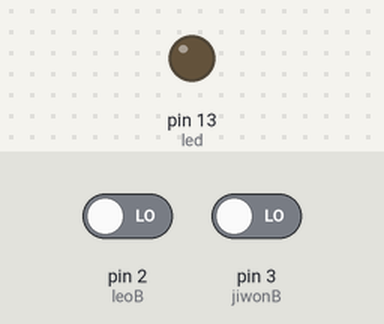
Simulated run of this sketch. Board: Arduino Uno, built with avr-gcc and run on an emulated ATmega328P. On the bench: output pins drawn as LEDs (lit = HIGH). Inputs (shaded band) come from the test bench; at power-on: pin 2 (leoB) LOW, pin 3 (jiwonB) LOW.

Above: at 1.2 s.
1.3 s: pin 2 (leoB) driven HIGH
At 2.2 s:
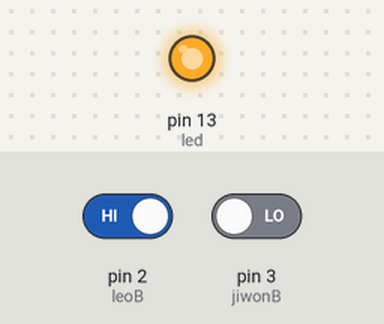
2.8 s: pin 2 (leoB) driven LOW
At 3.4 s:
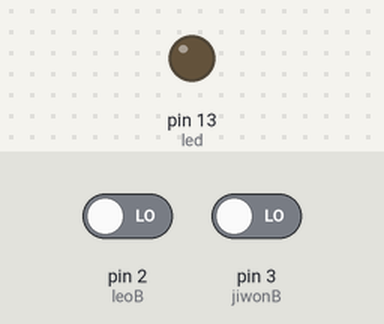
4.3 s: pin 3 (jiwonB) driven HIGH
At 5.7 s:
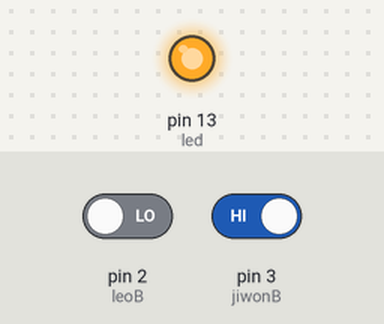
Timing chart, 0 to 7.3 s (numbered marks = the images above; inputs shaded):
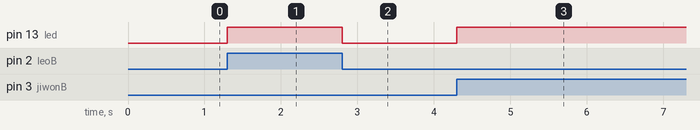

Measured:
- after the input at 1.3 s, pin 13 (led): LOW → HIGH at once
- after the input at 2.8 s, pin 13 (led): HIGH → LOW at once
- after the input at 4.3 s, pin 13 (led): LOW → HIGH at once

The sketch:

_24x.ino
```cpp
String inputString = "";         // a string to hold incoming data
boolean stringComplete = false;  // whether the string is complete

int leoB = 2;
int jiwonB = 3;
int led = 13;

char inChar;

void setup() {
  // initialize serial:
  Serial.begin(9600);
  // reserve 200 bytes for the inputString:
  inputString.reserve(200);

  pinMode(leoB, INPUT);
  pinMode(jiwonB, INPUT);
  pinMode(led, OUTPUT);
}

void loop() {
  // print the string when a newline arrives:
  if (stringComplete) {
    Serial.println(inputString);
    // clear the string:
    inputString = "";
    stringComplete = false;
  }

  int leoState = digitalRead(leoB);
  int jiwonState = digitalRead(jiwonB);

  if(leoState == HIGH || jiwonState == HIGH){
    digitalWrite(led, HIGH);
    if(leoState == HIGH){
      inChar = 0;
    }
    if(jiwonState == HIGH){
      inChar = 1;
    }
  }
  else if (leoState == LOW && jiwonState == LOW){
    digitalWrite(led, LOW);
  }
}

/*
  SerialEvent occurs whenever a new data comes in the
 hardware serial RX.  This routine is run between each
 time loop() runs, so using delay inside loop can delay
 response.  Multiple bytes of data may be available.
 */
void serialEvent() {
  while (Serial.available()) {
    // get the new byte:
    // add it to the inputString:
    inputString += inChar;
    // if the incoming character is a newline, set a flag
    // so the main loop can do something about it:
    if (inChar == '\n') {
      stringComplete = true;
    }
  }
}
```
